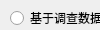
         <widget class="QWidget" name="page_27">
          <property name="geometry">
           <rect>
            <x>0</x>
            <y>0</y>
            <width>100</width>
            <height>30</height>
           </rect>
          </property>
          <attribute name="label">
           <string>终身意愿生育率</string>
          </attribute>
          <widget class="QRadioButton" name="radioButton_264">
           <property name="geometry">
            <rect>
             <x>10</x>
             <y>10</y>
             <width>245</width>
             <height>16</height>
            </rect>
           </property>
           <property name="text">
            <string>基于调查数据的量化模型法(系统提供数据)</string>
           </property>
          </widget>
          <widget class="QRadioButton" name="radioButton_265">
           <property name="geometry">
            <rect>
             <x>260</x>
             <y>80</y>
             <width>89</width>
             <height>16</height>
            </rect>
           </property>
           <property name="text">
            <string>RadioButton</string>
           </property>
          </widget>
          <widget class="QRadioButton" name="radioButton_266">
           <property name="geometry">
            <rect>
             <x>10</x>
             <y>40</y>
             <width>231</width>
             <height>16</height>
            </rect>
           </property>
           <property name="text">
            <string>基于调查数据的量化模型法(自行计算)</string>
           </property>
          </widget>
          <widget class="QRadioButton" name="radioButton_267">
           <property name="enabled">
            <bool>false</bool>
           </property>
           <property name="geometry">
            <rect>
             <x>10</x>
             <y>60</y>
             <width>89</width>
             <height>16</height>
            </rect>
           </property>
           <property name="text">
            <string>其它模型法</string>
           </property>
          </widget>
          <widget class="QComboBox" name="comboBox44_2">
           <property name="geometry">
            <rect>
             <x>260</x>
             <y>10</y>
             <width>91</width>
             <height>22</height>
            </rect>
           </property>
           <item>
            <property name="text">
             <string>全国(整体)</string>
            </property>
           </item>
           <item>
            <property name="text">
             <string>全国(分省合计)</string>
            </property>
           </item>
           <item>
            <property name="text">
             <string>北京</string>
            </property>
           </item>
           <item>
            <property name="text">
             <string>天津</string>
            </property>
           </item>
           <item>
            <property name="text">
             <string>河北</string>
            </property>
           </item>
           <item>
            <property name="text">
             <string>山西</string>
            </property>
           </item>
           <item>
            <property name="text">
             <string>辽宁</string>
            </property>
           </item>
           <item>
            <property name="text">
             <string>吉林</string>
            </property>
           </item>
           <item>
            <property name="text">
             <string>黑龙江</string>
            </property>
           </item>
           <item>
            <property name="text">
             <string>上海</string>
            </property>
           </item>
           <item>
            <property name="text">
             <string>浙江</string>
            </property>
           </item>
           <item>
            <property name="text">
             <string>安徽</string>
            </property>
           </item>
           <item>
            <property name="text">
             <string>福建</string>
            </property>
           </item>
           <item>
            <property name="text">
             <string>江西</string>
            </property>
           </item>
           <item>
            <property name="text">
             <string>广西</string>
            </property>
           </item>
           <item>
            <property name="text">
             <string>陕西</string>
            </property>
           </item>
           <item>
            <property name="text">
             <string>海南</string>
            </property>
           </item>
           <item>
            <property name="text">
             <string>四川</string>
            </property>
           </item>
           <item>
            <property name="text">
             <string>贵州</string>
            </property>
           </item>
           <item>
            <property name="text">
             <string>湖南</string>
            </property>
           </item>
           <item>
            <property name="text">
             <string>河南</string>
            </property>
           </item>
           <item>
            <property name="text">
             <string>广东</string>
            </property>
           </item>
           <item>
            <property name="text">
             <string>湖北</string>
            </property>
           </item>
           <item>
            <property name="text">
             <string>西藏</string>
            </property>
           </item>
           <item>
            <property name="text">
             <string>重庆</string>
            </property>
           </item>
           <item>
            <property name="text">
             <string>云南</string>
            </property>
           </item>
           <item>
            <property name="text">
             <string>山东</string>
            </property>
           </item>
           <item>
            <property name="text">
             <string>江苏</string>
            </property>
           </item>
           <item>
            <property name="text">
             <string>内蒙古</string>
            </property>
           </item>
           <item>
            <property name="text">
             <string>甘肃</string>
            </property>
           </item>
           <item>
            <property name="text">
             <string>青海</string>
            </property>
           </item>
           <item>
            <property name="text">
             <string>宁夏</string>
            </property>
           </item>
           <item>
            <property name="text">
             <string>新疆</string>
            </property>
           </item>
          </widget>
         </widget>
